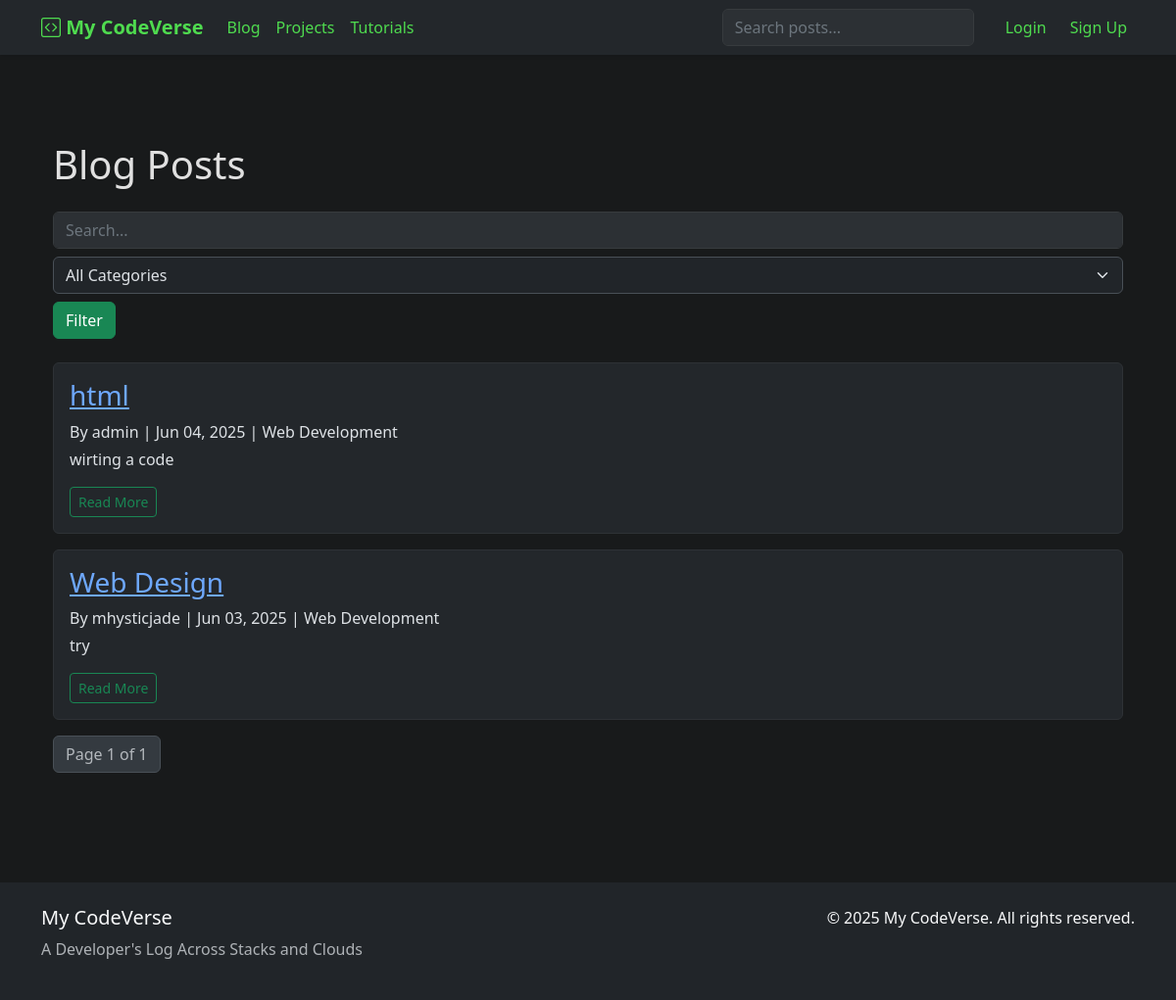
/blog/, run on an earlier commit of the app's database.
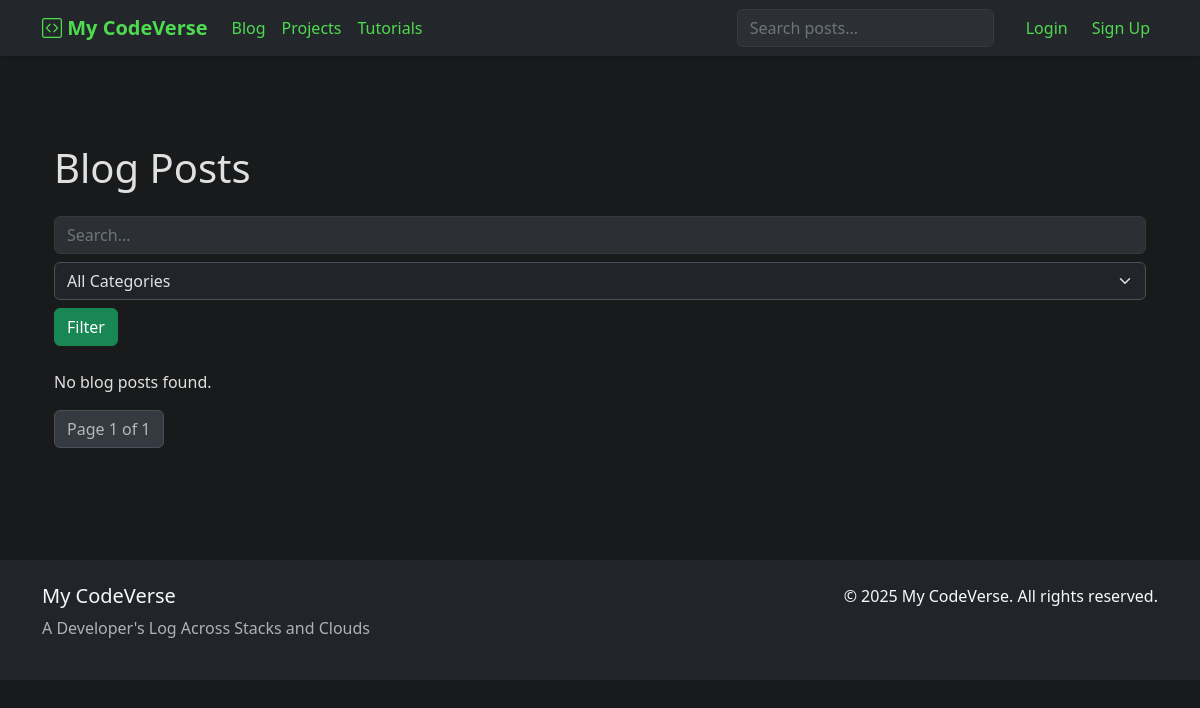
And on a later commit of the database.
### main/models.py (models this page shows, shortened)
class BlogPost(models.Model):
    title = models.CharField(max_length=200)
    slug = models.SlugField(unique=True)
    author = models.ForeignKey(User, on_delete=models.CASCADE)
    category = models.ForeignKey(BlogCategory, on_delete=models.SET_NULL, null=True)
    content = models.TextField()
    created_at = models.DateTimeField(auto_now_add=True)
    updated_at = models.DateTimeField(auto_now=True)
    featured = models.BooleanField(default=False)
    likes = models.ManyToManyField(User, related_name='liked_posts', blank=True)
    shares = models.ManyToManyField(User, related_name='shared_posts', blank=True)

class BlogCategory(models.Model):
    name = models.CharField(max_length=50, unique=True)
    icon = models.CharField(max_length=10, blank=True, help_text="Emoji or icon for category")
    def __str__(self):
        return self.name

### main/views.py (the view)
# urls.py: path('blog/', views.blog_list, name='blog_list'),
def blog_list(request):
    query = request.GET.get('q')
    category = request.GET.get('category')
    posts = BlogPost.objects.all().order_by('-created_at')
    if query:
        posts = posts.filter(Q(title__icontains=query) | Q(content__icontains=query))
    if category:
        posts = posts.filter(category__name=category)
    paginator = Paginator(posts, 5)
    page_number = request.GET.get('page')
    page_obj = paginator.get_page(page_number)
    categories = BlogCategory.objects.all()
    return render(request, 'blog_list.html', {'page_obj': page_obj, 'categories': categories})

### main/templates/blog_list.html (shortened to what this page needs)
{% extends 'base.html' %}
{% block content %}
<div class="container mt-5">
    <h1 class="mb-4">Blog Posts</h1>
    <form method="get" class="mb-4">
        <input type="text" name="q" placeholder="Search..." value="{{ request.GET.q }}" class="form-control mb-2" />
        <select name="category" class="form-select mb-2">
            <option value="">All Categories</option>
        </select>
        <button type="submit" class="btn btn-success">Filter</button>
    </form>
    {% for post in page_obj %}
    <div class="card mb-3 card-custom">
        <div class="card-body">
            <h3><a href="{% url 'blog_detail' slug=post.slug %}">{{ post.title }}</a></h3>
            <p class="mb-1">By {{ post.author }} | {{ post.created_at|date:'M d, Y' }} | {{ post.category }}</p>
            <p>{{ post.content|truncatewords:30 }}</p>
            <a href="{% url 'blog_detail' slug=post.slug %}" class="btn btn-outline-success btn-sm">Read More</a>
        </div>
    </div>
    {% empty %}
    <p>No blog posts found.</p>
    {% endfor %}
    <nav>
        <ul class="pagination">
            <li class="page-item disabled"><span class="page-link">Page {{ page_obj.number }} of {{ page_obj.paginator.num_pages }}</span></li>
        </ul>
    </nav>
</div>
{% endblock %}

What changed in the data, as far as the page shows it:
removed BlogPost: title "html", author "admin", created_at "Jun 04, 2025", category "Web Development", content "wirting a code"
removed BlogPost: title "Web Design", author "mhysticjade", created_at "Jun 03, 2025", category "Web Development", content "try"
Also different on the page:
text now shown: "No blog posts found."
